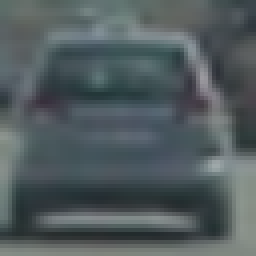
#> input picture train_test_data/vehicles/GTI_Far/image0004.png, 64 x 64 px (shown 4 times larger); its folder holds only this picture in this run
$ jupyter execute --allow-errors optimize_parameter.ipynb   (shell and % lines are left out)   (older library calls are emulated)
#> lines starting #> are read from the running program, lines starting #| are printed output that depends on the picture
## Imports

[cell 1]
import numpy as np
import cv2
from skimage.feature import hog

import matplotlib.pyplot as plt
import matplotlib.image as mpimg

from sklearn.preprocessing import StandardScaler
from sklearn.model_selection import train_test_split
#from sklearn.svm import LinearSVC
from sklearn import svm, datasets

from sklearn.model_selection import GridSearchCV
from sklearn.metrics import classification_report

import glob

## Constants

[cell 2]
PATH_TEST_IMAGES = 'test_images/'
PATH_VEHICLE_IMAGES = 'train_test_data/vehicles/'
PATH_NON_VEHICLE_IMAGES = 'train_test_data/non-vehicles/'


ORIENT = 9
PIX_PER_CELLS = 8
CELL_PER_BLOCK = 2

YSTART = 400
YSTOP = 656
SCALE = 1.5

SPATIAL_BIN = 16
HIST_BINS= 64

## 1. Histogram of Oriented Gradients (HOG)

[cell 3]
# [7 lines left out: function convert_color, not called in this run]

def get_hog_features(img, orient, pix_per_cell, cell_per_block,
                        vis=False, feature_vec=False):
    # Call with two outputs if vis==True
    if vis == True:
        features, hog_image = hog(img, orientations=orient,
                                  pixels_per_cell=(pix_per_cell, pix_per_cell),
                                  cells_per_block=(cell_per_block, cell_per_block),
                                  transform_sqrt=False,
                                  visualise=vis, feature_vector=feature_vec)
        return features, hog_image
    # Otherwise call with one output
    else:
        features = hog(img, orientations=orient,
                       pixels_per_cell=(pix_per_cell, pix_per_cell),
                       cells_per_block=(cell_per_block, cell_per_block),
                       transform_sqrt=False,
                       visualise=vis, feature_vector=feature_vec)
        return features

def bin_spatial(img, size=(32, 32)):
    color1 = cv2.resize(img[:,:,0], size).ravel()
    color2 = cv2.resize(img[:,:,1], size).ravel()
    color3 = cv2.resize(img[:,:,2], size).ravel()
    return np.hstack((color1, color2, color3))

def color_hist(img, nbins=32):
    # Compute the histogram of the color channels separately
    channel1_hist = np.histogram(img[:,:,0], bins=nbins)
    channel2_hist = np.histogram(img[:,:,1], bins=nbins)
    channel3_hist = np.histogram(img[:,:,2], bins=nbins)
    # Concatenate the histograms into a single feature vector
    hist_features = np.concatenate((channel1_hist[0], channel2_hist[0], channel3_hist[0]))
    # Return the individual histograms, bin_centers and feature vector
    return hist_features

[cell 4]
# Define a function to extract features from a list of images
# Have this function call bin_spatial() and color_hist()
def extract_features(imgs, cspace, spatial_size,
                        hist_bins,orient, pix_per_cell, cell_per_block):
    # Create a list to append feature vectors to
    features = []
    # Iterate through the list of images
    for file in imgs:
        # Read in each one by one
        image = mpimg.imread(file)
        # apply color conversion if other than 'RGB'
        if cspace != 'RGB':
            if cspace == 'HSV':
                feature_image = cv2.cvtColor(image, cv2.COLOR_RGB2HSV)
            elif cspace == 'LUV':
                feature_image = cv2.cvtColor(image, cv2.COLOR_RGB2LUV)
            elif cspace == 'HLS':
                feature_image = cv2.cvtColor(image, cv2.COLOR_RGB2HLS)
            elif cspace == 'YUV':
                feature_image = cv2.cvtColor(image, cv2.COLOR_RGB2YUV)
            elif cspace == 'YCrCb':
                feature_image = cv2.cvtColor(image, cv2.COLOR_RGB2YCrCb)
        else: feature_image = np.copy(image)
        # Apply bin_spatial() to get spatial color features
        spatial_features = bin_spatial(feature_image, size=spatial_size)
        # Apply color_hist() also with a color space option now
        hist_features = color_hist(feature_image, nbins=hist_bins)

        #HOG
        ch1 = feature_image[:,:,0]
        ch2 = feature_image[:,:,1]
        ch3 = feature_image[:,:,2]

        # Compute individual channel HOG features for the entire image
        hog1 = get_hog_features(ch1, orient, pix_per_cell, cell_per_block, feature_vec=False)
        hog2 = get_hog_features(ch2, orient, pix_per_cell, cell_per_block, feature_vec=False)
        hog3 = get_hog_features(ch3, orient, pix_per_cell, cell_per_block, feature_vec=False)

        hog_feat1 = hog1.ravel()
        hog_feat2 = hog2.ravel()
        hog_feat3 = hog3.ravel()
        hog_features = np.hstack((hog_feat1, hog_feat2, hog_feat3))
        # Scale features and make a prediction
        #features = np.hstack((spatial_features, hist_features, hog_features))

        # Append the new feature vector to the features list
        features.append(np.hstack((spatial_features, hist_features, hog_features)))
    # Return list of feature vectors
    return features

[cell 5]
# [32 lines of commented-out code are left out]

[cell 6]
# [64 lines left out: function find_cars, not called in this run]

[cell 7]
def read_image(filename):
    image = mpimg.imread(PATH_TEST_IMAGES+filename)
    return image

def crop_vertical(image):
    #vertical_center = (int)(image.shape[0]/2)
    return image[YSTART:YSTOP]

def grayscale(image):
    return cv2.cvtColor(image, cv2.COLOR_RGB2GRAY)

def init_image(filename):
    #Read image
    image = read_image(filename)
    #Crop the vertical upper half. Cars can only be in the lower half of the image
    image = crop_vertical(image)
    #Convert to grayscale
    image = grayscale(image)

    return image

#> (a cell that did not finish here is left out)

#> (a cell that did not finish here is left out)

plt.imshow(image)
image = find_cars(img=image,ystart=YSTART,ystop=YSTOP, scale=SCALE, svc=0, X_scaler=0, orient=ORIENT,
                  pix_per_cell=PIX_PER_CELLS,cell_per_block=CELL_PER_BLOCK, spatial_size=(SPATIAL_BIN, SPATIAL_BIN), hist_bins=HIST_BINS)

### 1.x Heatmap

[cell 10]
# [68 lines of commented-out code are left out]

## SVM-Training

### SVM-Training - Read all car-filenames and noncar-filenames

### SVM-Training - Stack car and noncar, scaler, split in test_train

[cell 11]
def feature_all(cspace, spatial_size, hist_bins, orient, pix_per_cell, cell_per_block, image_amout=1000):
    cars = []
    images = glob.glob(PATH_VEHICLE_IMAGES+'/*/*.png')
    for image in images:
        cars.append(image)

    cars = cars[:image_amout]

    notcars = []
    images = glob.glob(PATH_NON_VEHICLE_IMAGES+'/*/*.png')
    for image in images:
        notcars.append(image)

    notcars = notcars[:image_amout]

    car_features = extract_features(cars, cspace, (spatial_size, spatial_size), hist_bins,
                                    orient, pix_per_cell, cell_per_block)
    notcar_features = extract_features(notcars, cspace, (spatial_size, spatial_size), hist_bins,
                                    orient, pix_per_cell, cell_per_block)

    #Create an array stack of feature vectors
    X = np.vstack((car_features, notcar_features)).astype(np.float64)
    # Fit a per-column scaler
    X_scaler = StandardScaler().fit(X)
    # Apply the scaler to X
    scaled_X = X_scaler.transform(X)

    # Define the labels vector
    y = np.hstack((np.ones(len(car_features)), np.zeros(len(notcar_features))))

    X_train, X_test, y_train, y_test = train_test_split(scaled_X, y, test_size=0.33, random_state=41)

    return X_train[:image_amout], X_test, y_train[:image_amout], y_test

### SVM-Training - Use SVM to train

#> (a cell that did not finish here is left out)

#> in feature_all, `cars = []`: cars = []
#> after the loop in feature_all, `for image in images:`: cars = 2 items
#> in extract_features, image is the input picture: shape (64, 64, 3) float32; mean R, G, B 0.319, 0.359, 0.37
#> in extract_features, `feature_image = cv2.cvtColor(image, cv2.COLOR_RGB2YCrCb)`: feature_image: shape (64, 64, 3) float32; mean of channels 0, 1, 2 0.348, 0.479, 0.512
#> in bin_spatial, `color1 = cv2.resize(img[:,:,0], size).ravel()`: color1 = 256 values, max 0.63 at index 173, min 0.174 at index 203, mean 0.349
#> in bin_spatial, `color2 = cv2.resize(img[:,:,1], size).ravel()`: color2 = 256 values, max 0.511 at index 108, min 0.451 at index 57, mean 0.479
#> in bin_spatial, `color3 = cv2.resize(img[:,:,2], size).ravel()`: color3 = 256 values, max 0.533 at index 121, min 0.489 at index 223, mean 0.512
#> in extract_features, `spatial_features = bin_spatial(feature_image, size=spatial_size)`: spatial_features = 768 values, max 0.63 at index 173, min 0.174 at index 203, mean 0.447
#> in color_hist, `hist_features = np.concatenate((channel1_hist[0], channel2_hist[0], ch..`: hist_features = 192 values, max 253 at index 168, min 0 at index 62, mean 64
#> in extract_features, `ch2 = feature_image[:,:,1]`:
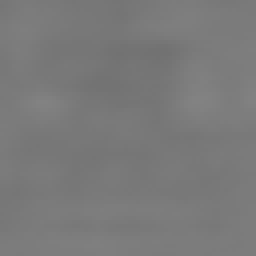
#> ch2: shape (64, 64) float32 (shown 4 times larger); min 0.449, max 0.513, mean 0.479
#> in extract_features, `hog_feat1 = hog1.ravel()`: hog_feat1 = 1764 values, max 0.517 at index 1066, min 0 at index 53, mean 0.109
#> in extract_features, `hog_feat2 = hog2.ravel()`: hog_feat2 = 1764 values, max 0.381 at index 1426, min 0 at index 6, mean 0.131
#> in extract_features, `hog_feat3 = hog3.ravel()`: hog_feat3 = 1764 values, max 0.465 at index 1633, min 0 at index 248, mean 0.135
#> in extract_features, `hog_features = np.hstack((hog_feat1, hog_feat2, hog_feat3))`: hog_features = 5292 values, max 0.517 at index 1066, min 0 at index 53, mean 0.125
#> pass 2 of the loop in extract_features, `for file in imgs:`:
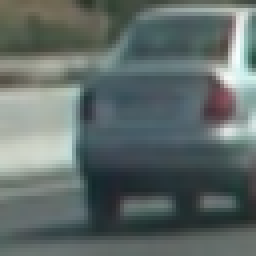
#> input picture train_test_data/vehicles/GTI_Left/image0011.png, 64 x 64 px (shown 4 times larger)
#> in extract_features, image is the input picture: shape (64, 64, 3) float32; mean R, G, B 0.376, 0.42, 0.411
#> feature_image: shape (64, 64, 3) float32; mean of channels 0, 1, 2 0.406, 0.479, 0.503
#> spatial_features = 768 values, max 0.914 at index 78, min 0.141 at index 182, mean 0.463
#> in extract_features, `hist_features = color_hist(feature_image, nbins=hist_bins)`: hist_features = 192 values, max 380 at index 89, min 0 at index 110, mean 64
#> in extract_features, `ch2 = feature_image[:,:,1]`:
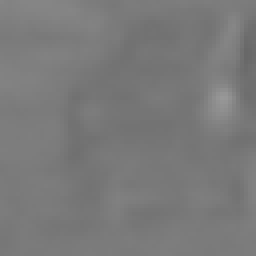
#> ch2: shape (64, 64) float32 (shown 4 times larger); min 0.409, max 0.596, mean 0.479
#> hog_feat1 = 1764 values, max 0.545 at index 508, min 0 at index 10, mean 0.109
#> hog_feat2 = 1764 values, max 0.366 at index 225, min 0 at index 1, mean 0.135
#> hog_feat3 = 1764 values, max 0.396 at index 361, min 0 at index 16, mean 0.135
#> hog_features = 5292 values, max 0.545 at index 508, min 0 at index 10, mean 0.126
#> in feature_all, `car_features = extract_features(cars, cspace, (spatial_size, spatial_s..`: car_features = 2 items

## Normal Parameter optimisation (not Hyperparameter)

[cell 13]
param_SPATIAL_BIN = [8,16]
#param_SPATIAL_BIN = [16]

param_HIST_BINS= [64]
#param_HIST_BINS= [64]

#param_ORIENT = list(range(9,11))
param_ORIENT = [9]

param_PIX_PER_CELLS = [8]
#param_PIX_PER_CELLS = [8]

param_CELL_PER_BLOCK = [2]
#param_CELL_PER_BLOCK = [2]

param_SCALE = [1.5]
#param_SCALE = [1.5]


#> (the rest of this cell did not finish here and is left out)

                    svr = svm.SVC()
                    svr.fit(X_train, y_train)
                    print('****Parameter:******\n' +
                          'SPATIAL_BIN = {} \nHIST_BINS = {} \nORIENT = {} \nPIX_PER_CELLS = {} \nCELL_PER_BLOCK = {} '.format(SPATIAL_BIN, HIST_BINS, ORIENT, PIX_PER_CELLS, CELL_PER_BLOCK))
                    print('Test Accuracy of SVC = ', round(svr.score(X_test, y_test), 4))

[cell 14]
#param_SPATIAL_BIN = [8,16,32,64,128]
param_SPATIAL_BIN = [16]

param_HIST_BINS= [8,16,32,64]
#param_HIST_BINS= [64]

#param_ORIENT = list(range(9,11))
param_ORIENT = [9]

param_PIX_PER_CELLS = [8]
#param_PIX_PER_CELLS = [8]

param_CELL_PER_BLOCK = [2]
#param_CELL_PER_BLOCK = [2]

param_SCALE = [1.5]
#param_SCALE = [1.5]


#> (the rest of this cell did not finish here and is left out)

                    svr = svm.SVC()
                    svr.fit(X_train, y_train)
                    print('****Parameter:******\n' +
                          'SPATIAL_BIN = {} \nHIST_BINS = {} \nORIENT = {} \nPIX_PER_CELLS = {} \nCELL_PER_BLOCK = {} '.format(SPATIAL_BIN, HIST_BINS, ORIENT, PIX_PER_CELLS, CELL_PER_BLOCK))
                    print('Test Accuracy of SVC = ', round(svr.score(X_test, y_test), 4))

[cell 15]
#param_SPATIAL_BIN = [8,16,32,64,128]
param_SPATIAL_BIN = [16]

#param_HIST_BINS= [8,16,32,64,128]
param_HIST_BINS= [64]

param_ORIENT = list(range(2,10,2))
#param_ORIENT = [9]

param_PIX_PER_CELLS = [8]
#param_PIX_PER_CELLS = [8]

param_CELL_PER_BLOCK = [2]
#param_CELL_PER_BLOCK = [2]

param_SCALE = [1.5]
#param_SCALE = [1.5]


#> (the rest of this cell did not finish here and is left out)

                    svr = svm.SVC()
                    svr.fit(X_train, y_train)
                    print('****Parameter:******\n' +
                          'SPATIAL_BIN = {} \nHIST_BINS = {} \nORIENT = {} \nPIX_PER_CELLS = {} \nCELL_PER_BLOCK = {} '.format(SPATIAL_BIN, HIST_BINS, ORIENT, PIX_PER_CELLS, CELL_PER_BLOCK))
                    print('Test Accuracy of SVC = ', round(svr.score(X_test, y_test), 4))

[cell 16]
#param_SPATIAL_BIN = [8,16,32,64,128]
param_SPATIAL_BIN = [16]

#param_HIST_BINS= [8,16,32,64,128]
param_HIST_BINS= [64]

#param_ORIENT = list(range(2,20,2))
param_ORIENT = [6]

param_PIX_PER_CELLS = [2,4,8,16,32]
#param_PIX_PER_CELLS = [8]

param_CELL_PER_BLOCK = [2]
#param_CELL_PER_BLOCK = [2]

param_SCALE = [1.5]
#param_SCALE = [1.5]


#> (the rest of this cell did not finish here and is left out)

                    svr = svm.SVC()
                    svr.fit(X_train, y_train)
                    print('****Parameter:******\n' +
                          'SPATIAL_BIN = {} \nHIST_BINS = {} \nORIENT = {} \nPIX_PER_CELLS = {} \nCELL_PER_BLOCK = {} '.format(SPATIAL_BIN, HIST_BINS, ORIENT, PIX_PER_CELLS, CELL_PER_BLOCK))
                    print('Test Accuracy of SVC = ', round(svr.score(X_test, y_test), 4))

[cell 17]
#param_SPATIAL_BIN = [8,16,32,64,128]
param_SPATIAL_BIN = [16]

#param_HIST_BINS= [8,16,32,64,128]
param_HIST_BINS= [64]

#param_ORIENT = list(range(2,20,2))
param_ORIENT = [6]

#param_PIX_PER_CELLS = [2,4,8,16]
param_PIX_PER_CELLS = [8]

#param_CELL_PER_BLOCK = [1,2,4,6,8,10,12]
param_CELL_PER_BLOCK = [1,2,4,6]

param_SCALE = [1.5]
#param_SCALE = [1.5]


#> (the rest of this cell did not finish here and is left out)

                    svr = svm.SVC()
                    svr.fit(X_train, y_train)
                    print('****Parameter:******\n' +
                          'SPATIAL_BIN = {} \nHIST_BINS = {} \nORIENT = {} \nPIX_PER_CELLS = {} \nCELL_PER_BLOCK = {} '.format(SPATIAL_BIN, HIST_BINS, ORIENT, PIX_PER_CELLS, CELL_PER_BLOCK))
                    print('Test Accuracy of SVC = ', round(svr.score(X_test, y_test), 4))

## Gridsearch for Hyperparameter

[cell 18]
#param_SPATIAL_BIN = [8,16,32,64,128]
SPATIAL_BIN = 16

#param_HIST_BINS= [8,16,32,64,128]
HIST_BINS= 64

#param_ORIENT = list(range(2,20,2))
ORIENT = 6

#param_PIX_PER_CELLS = [2,4,8,16,32,64,128]
PIX_PER_CELLS = 8

#param_CELL_PER_BLOCK = [1,2,4,6,8,10,12]
CELL_PER_BLOCK = 2

SCALE = 1.5
# [8 lines of commented-out code are left out]

#> (the rest of this cell did not finish here and is left out)

#> pass 2 of the loop in extract_features, `for file in imgs:`:
